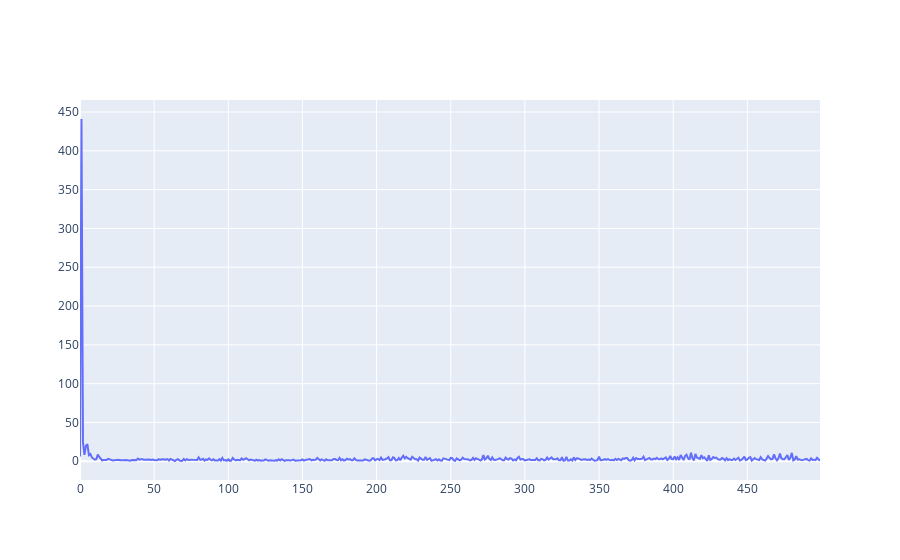

Here is the notebook cell this chart was saved with:
### Code cell
import plotly.graph_objs as go
import plotly.offline as py

# Create a trace of the data
trace = go.Scatter(y=accumulative_runner.get_loss_history())

# Create a data object to hold the trace
data = [trace]

# Use the iplot function to display the chart
py.iplot(data)

### Figure 1 — Plotly figure (JSON) as saved in the notebook; plotly's stock layout.template omitted (floating-point values rounded to 4 significant figures; data arrays with more than 128 entries replaced by an {"elided": "..."} marker saying what was removed)
{"data": [{"type": "scatter", "y": {"elided": "500 float values"}}], "layout": {}}
